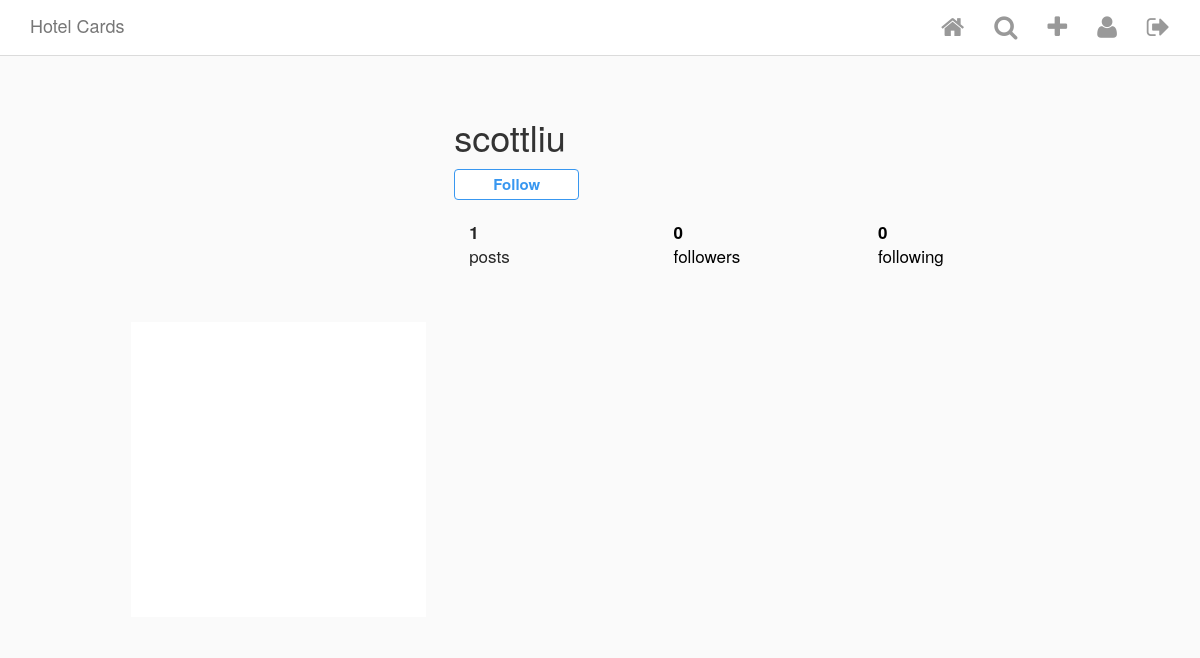
Before: /user/1 (signed in) with the older database file.
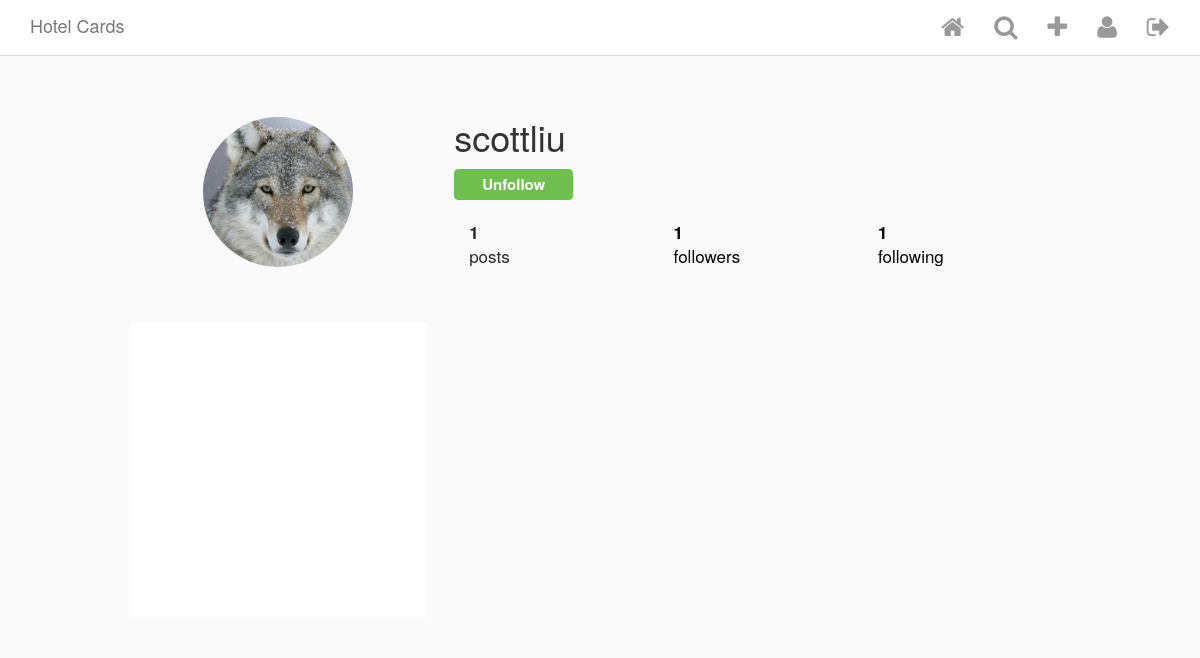
After: the same page with the newer database file.
### Insta/models.py (models this page shows, shortened)
class InstaUser(AbstractUser): #在继承Django中自带的AbstractUser后再自己定义一个profile picture
    profile_pic = ProcessedImageField(
        upload_to = 'static/images/profiles',
        format = 'JPEG',
        options = {'quality':100},
        blank = True,
        null = True,
    )
    def get_connections(self):
        connections = UserConnection.objects.filter(creator=self)
        return connections
    def get_followers(self):
        followers = UserConnection.objects.filter(following=self)
        return followers

class Post(models.Model):
    author = models.ForeignKey( #Post也应该是一个foreign key，因为其应是指向某一个发这个post的用户
        InstaUser,
        on_delete = models.CASCADE,
        related_name = 'my_posts' #当我处于当前用户时，我可以通过my_posts来找到我发过的posts.
    )
    title = models.TextField(blank = True, null = True)
    image = ProcessedImageField(
        upload_to = 'static/images/posts', #image 都储存在post里面
        format = 'JPEG',
        options = {'quality':100},
        blank = True,
        null = True,
    )
    def get_like_count(self):
        return self.likes.count()

### Insta/views.py (the view)
# urls.py: path('user/<int:pk>', UserDetailView.as_view(), name = 'user_detail')
class UserDetailView(DetailView):
    model = InstaUser
    template_name = 'user_detail.html'

### Insta/templatetags/custom_tags.py (called while the page is built)
@register.simple_tag
def is_following(current_user, background_user):
    return background_user.get_followers().filter(creator=current_user).exists()

### templates/user_detail.html (shortened to what this page needs)
{% extends 'base.html' %}
{% load custom_tags %}
{% block content %}
<div class="profile">
    <div class="profile__head">
        <div class="row">
            <div class="col-xs-4 left">
                {% if object.profile_pic %}
                    <img class="picture-circle" src="/{{object.profile_pic}}">
                {% endif %}
            </div>
            <div class="col-xs-8 right">
                <div class="name-buttons">
                    <h1 class="username">{{ object.username }}</h1>
                    {% if user == object %}
                            <button class="edit-profile">Edit Profile</button>
                    {% else %}
                        {% is_following user object as following %}
                        <div class="follow-toggle__container">
                            <button class="btn btn-primary {% if not following %}follow-user{% else %}unfollow-user{% endif %}" id="{{ object.pk }}">
                                {% if following %}
                                    Unfollow
                                {% else %}
                                    Follow
                                {% endif %}
                            </button>
                        </div>
                    {% endif %}
                </div>
                <div>
                    <ul class="stats">
                        <div class="col-xs-4"><li class="stats__count"><span>{{ object.my_posts.count }}</span><br> posts</li></div>
                        <div class="col-xs-4"><a href="/" style="text-decoration: none; color: black;"><li class="stats__count"><span class="follower_count" id="follower_id">{{ object.get_followers.count }}</span><br> followers</li></a></div>
                        <div class="col-xs-4"><a href="/" style="text-decoration: none; color: black;"><li class="stats__count"><span>{{ object.get_connections.count }}</span><br> following</li></a></div>
                    </ul>
                </div>
            </div>
        </div>
    </div>
    <div class="profile__body">
        <div class="row">
        {% for post in object.my_posts.all %}
            <div class="col-xs-4">
                <div class="picture-square" style="background-image: url(http://{{ request.META.HTTP_HOST }}/{{ post.image.url }}); background-size: contain;">
                </div>
            </div>
        {% endfor %}
        </div>
    </div>
</div>
{% endblock content %}

### templates/base.html (shortened to what this page needs)
<html>
    {% load static %}
    <head>
        <link href="{% static 'vendor/bootstrap/css/bootstrap.min.css' %}" rel="stylesheet">
        <link href="{% static 'vendor/font-awesome-4.6.3/css/font-awesome.min.css' %}" rel="stylesheet">
        <link href="{% static 'css/style.css' %}" rel="stylesheet">
    </head>
    <body>
        {% include 'header.html' %}
        <div class="content-wrapper">
            <div class="container">
                {% block content %}
                {% endblock content%}
            </div>
        </div>
    </body>
</html>

### templates/header.html (shortened to what this page needs)
<div class="navbar navbar-default navbar-fixed-top" id="main-nav">
    <div class="container desktop">
        <div class="navbar-header">
            <a href="{% url 'posts' %}" class="navbar-brand">Hotel Cards</a>
        </div>
        <div id="navbar-main">
            <ul class="nav navbar-nav navbar-right">
                {% if request.user.is_authenticated %}
                    <li>
                        <a href="{% url 'posts' %}">
                            <i class="fa fa-home" aria-hidden="true"></i>
                        </a>
                    </li>
                    <li><a href="{% url 'helloWorld' %}"><i class="fa fa-search" aria-hidden="true"></i></a></li>
                    <li><a href="{% url 'make_post' %}"><i class="fa fa-plus" aria-hidden="true"></i></a></li>
                    <li><a href="{% url 'user_detail' user.id %}"><i class="fa fa-user" aria-hidden="true"></i></a></li>
                    <li><a href="{% url 'logout' %}"><i class="fa fa-sign-out" aria-hidden="true"></i></a></li>
                {% endif %}
            </ul>
        </div>
    </div>
</div>

### static/css/style.css (style rules this page uses)
.unfollow-user, .follow-user, .generic-button { font-weight: bold; font-size: 15px; outline: none; }
.unfollow-user { background-color: #70c050; border-color: #70c050; padding: 4px 27px; }
html { height: 100%; }
body { min-height: 100%; background-color: #fafafa; }
.content-wrapper { margin-top: 57px; margin-bottom: 60px; background-color: #fafafa; }
.picture-circle, .picture-circle--medium, .picture-circle--small { border-radius: 100%; width: 150px; height: 150px; }
.picture-square { position: relative; background-repeat: no-repeat; background-position: center center; background-color: #fff; cursor: pointer; }
.picture-square:after { content: ""; display: block; padding-bottom: 100%; }
.navbar { background-color: #fff; border-bottom-color: #dbdbdb; }
.navbar .fa { font-size: 25px; color: #999999; }
.profile { max-width: 975px; padding: 60px 20px 0; margin: 0 auto; }
.profile__head { margin-bottom: 40px; }
.profile__head .left { text-align: center; }
.profile__head h1, .profile__head .edit-profile, .profile__head .options-bubble { vertical-align: middle; }
.profile__head h1 { display: inline-block; margin: 0; }
.profile__head .name-buttons { margin-bottom: 20px; }
.profile__body > .row > .col-xs-4 { padding: 13px; }
.profile .follow-toggle__container { margin-top: 12px; }
.stats { list-style: none; margin: 0; margin-bottom: 20px; padding: 0; }
.stats > * { font-size: 17px; color: #262626; }
.stats .stats__count { display: inline-block; margin-right: 40px; }
.stats .stats__count span { font-weight: bold; }

Changed rows visible on the page:
changed InstaUser "scottliu": profile_pic: picture added; get_followers.count "0" → "1"; get_connections.count "0" → "1"
Other visible differences:
text no longer shown: "Follow"
text now shown: "Unfollow"
